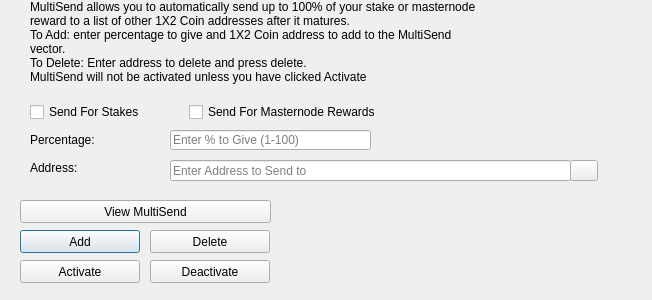
<?xml version="1.0" encoding="UTF-8"?>
<ui version="4.0">
 <class>MultiSendDialog</class>
 <widget class="QDialog" name="MultiSendDialog">
  <property name="windowModality">
   <enum>Qt::NonModal</enum>
  </property>
  <property name="geometry">
   <rect>
    <x>0</x>
    <y>0</y>
    <width>652</width>
    <height>300</height>
   </rect>
  </property>
  <property name="windowTitle">
   <string>MultiSend</string>
  </property>
  <widget class="QLineEdit" name="multiSendPercentEdit">
   <property name="geometry">
    <rect>
     <x>170</x>
     <y>130</y>
     <width>201</width>
     <height>20</height>
    </rect>
   </property>
   <property name="toolTip">
    <string>Enter whole numbers 1 - 100</string>
   </property>
   <property name="placeholderText">
    <string>Enter % to Give (1-100)</string>
   </property>
  </widget>
  <widget class="QLineEdit" name="multiSendAddressEdit">
   <property name="geometry">
    <rect>
     <x>170</x>
     <y>160</y>
     <width>401</width>
     <height>21</height>
    </rect>
   </property>
   <property name="toolTip">
    <string/>
   </property>
   <property name="placeholderText">
    <string>Enter Address to Send to</string>
   </property>
  </widget>
  <widget class="QLabel" name="label_2">
   <property name="geometry">
    <rect>
     <x>30</x>
     <y>0</y>
     <width>451</width>
     <height>121</height>
    </rect>
   </property>
   <property name="lineWidth">
    <number>1</number>
   </property>
   <property name="text">
    <string>MultiSend allows you to automatically send up to 100% of your stake or masternode reward to a list of other 1X2 Coin addresses after it matures.
To Add: enter percentage to give and 1X2 Coin address to add to the MultiSend vector.
To Delete: Enter address to delete and press delete.
MultiSend will not be activated unless you have clicked Activate</string>
   </property>
   <property name="alignment">
    <set>Qt::AlignLeading|Qt::AlignLeft|Qt::AlignTop</set>
   </property>
   <property name="wordWrap">
    <bool>true</bool>
   </property>
  </widget>
  <widget class="QLabel" name="message">
   <property name="geometry">
    <rect>
     <x>290</x>
     <y>200</y>
     <width>351</width>
     <height>91</height>
    </rect>
   </property>
   <property name="text">
    <string/>
   </property>
  </widget>
  <widget class="QPushButton" name="addButton">
   <property name="geometry">
    <rect>
     <x>20</x>
     <y>230</y>
     <width>120</width>
     <height>23</height>
    </rect>
   </property>
   <property name="toolTip">
    <string/>
   </property>
   <property name="statusTip">
    <string>Add to MultiSend Vector</string>
   </property>
   <property name="text">
    <string>Add</string>
   </property>
  </widget>
  <widget class="QPushButton" name="disableButton">
   <property name="geometry">
    <rect>
     <x>150</x>
     <y>260</y>
     <width>120</width>
     <height>23</height>
    </rect>
   </property>
   <property name="statusTip">
    <string>Deactivate MultiSend</string>
   </property>
   <property name="text">
    <string>Deactivate</string>
   </property>
  </widget>
  <widget class="QPushButton" name="addressBookButton">
   <property name="geometry">
    <rect>
     <x>570</x>
     <y>160</y>
     <width>28</width>
     <height>21</height>
    </rect>
   </property>
   <property name="toolTip">
    <string>Choose an address from the address book</string>
   </property>
   <property name="text">
    <string/>
   </property>
   <property name="icon">
    <iconset resource="../1x2coin.qrc">
     <normaloff>:/icons/address-book</normaloff>:/icons/address-book</iconset>
   </property>
   <property name="shortcut">
    <string>Alt+A</string>
   </property>
   <property name="autoDefault">
    <bool>false</bool>
   </property>
  </widget>
  <widget class="QLabel" name="label">
   <property name="geometry">
    <rect>
     <x>30</x>
     <y>130</y>
     <width>121</width>
     <height>20</height>
    </rect>
   </property>
   <property name="toolTip">
    <string>Percentage of stake to send</string>
   </property>
   <property name="text">
    <string>Percentage:</string>
   </property>
  </widget>
  <widget class="QLabel" name="label_5">
   <property name="geometry">
    <rect>
     <x>30</x>
     <y>160</y>
     <width>111</width>
     <height>16</height>
    </rect>
   </property>
   <property name="toolTip">
    <string>Address to send portion of stake to</string>
   </property>
   <property name="text">
    <string>Address:</string>
   </property>
  </widget>
  <widget class="QPushButton" name="deleteButton">
   <property name="geometry">
    <rect>
     <x>150</x>
     <y>230</y>
     <width>120</width>
     <height>23</height>
    </rect>
   </property>
   <property name="toolTip">
    <string/>
   </property>
   <property name="statusTip">
    <string>Delete Address From MultiSend Vector</string>
   </property>
   <property name="text">
    <string>Delete</string>
   </property>
  </widget>
  <widget class="QPushButton" name="activateButton">
   <property name="geometry">
    <rect>
     <x>20</x>
     <y>260</y>
     <width>120</width>
     <height>23</height>
    </rect>
   </property>
   <property name="statusTip">
    <string>Activate MultiSend</string>
   </property>
   <property name="text">
    <string>Activate</string>
   </property>
  </widget>
  <widget class="QPushButton" name="viewButton">
   <property name="geometry">
    <rect>
     <x>20</x>
     <y>200</y>
     <width>251</width>
     <height>23</height>
    </rect>
   </property>
   <property name="toolTip">
    <string/>
   </property>
   <property name="statusTip">
    <string>View MultiSend Vector</string>
   </property>
   <property name="text">
    <string>View MultiSend</string>
   </property>
  </widget>
  <widget class="QWidget" name="horizontalLayoutWidget">
   <property name="geometry">
    <rect>
     <x>30</x>
     <y>100</y>
     <width>351</width>
     <height>24</height>
    </rect>
   </property>
   <layout class="QHBoxLayout" name="horizontalLayout">
    <item>
     <widget class="QCheckBox" name="multiSendStakeCheckBox">
      <property name="text">
       <string>Send For Stakes</string>
      </property>
     </widget>
    </item>
    <item>
     <widget class="QCheckBox" name="multiSendMasternodeCheckBox">
      <property name="text">
       <string>Send For Masternode Rewards</string>
      </property>
     </widget>
    </item>
   </layout>
  </widget>
 </widget>
 <resources>
  <include location="../1x2coin.qrc"/>
 </resources>
 <connections/>
</ui>
